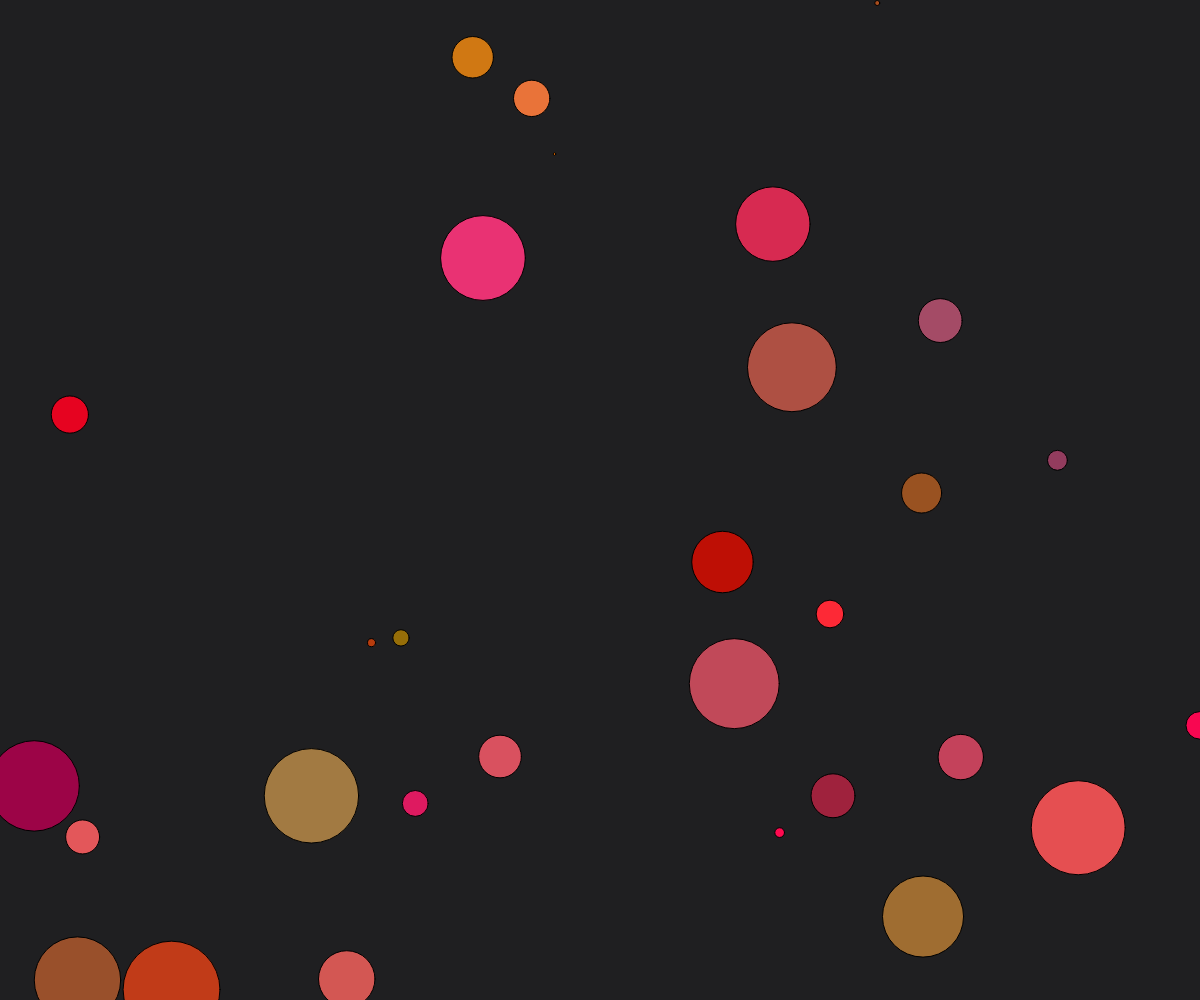
Frame 1 (no input)
Frame 60 (no input): identical to frame 1, image omitted
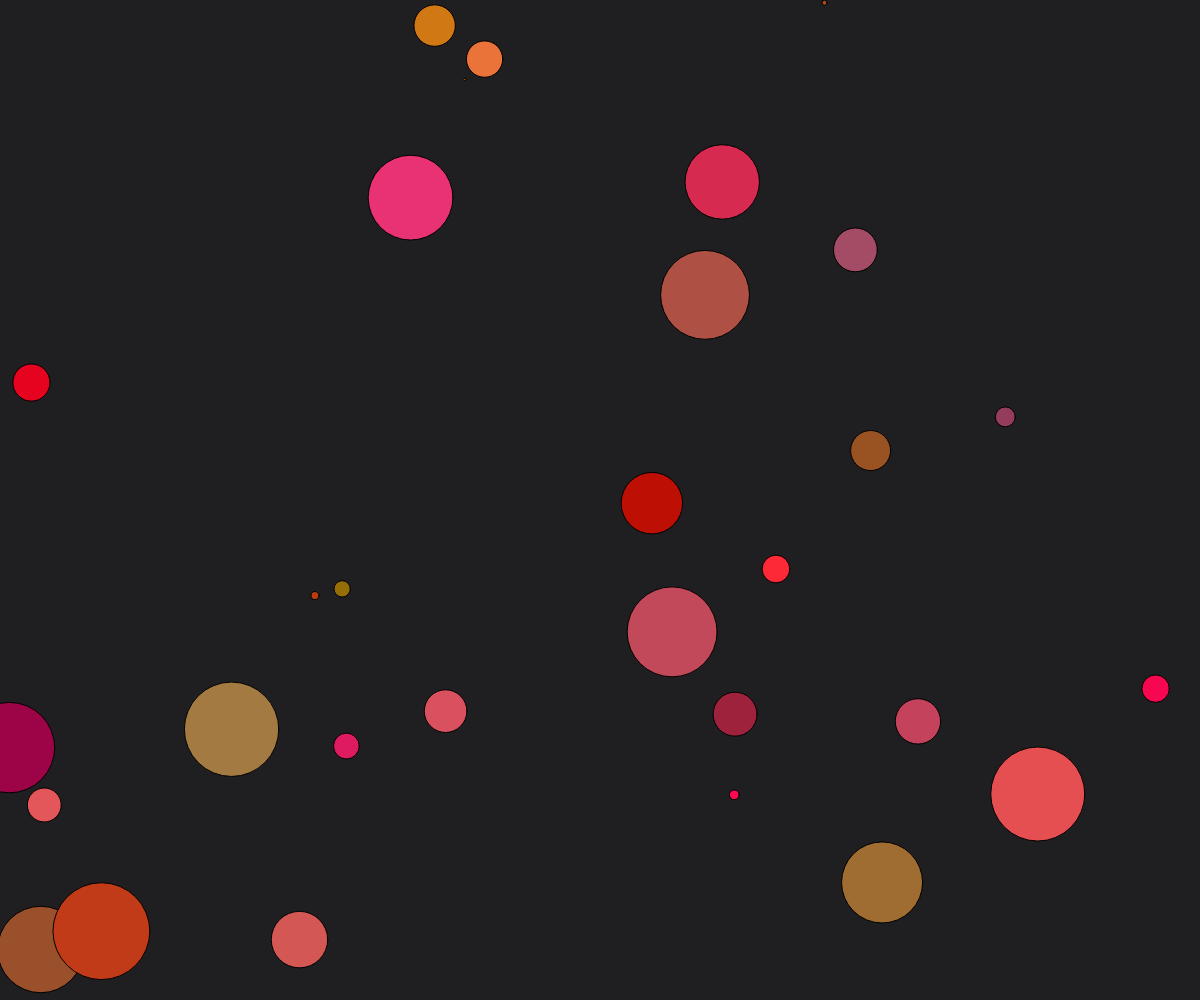
Frame 120 (the mouse pressed at the canvas centre since frame 60)

The p5.js sketch that drew these frames (run headless with seeded random() and noise() and a simulated clock; from frame 60 on, the mouse is pressed at the canvas centre):

// p5.js sketch
// ── sketch.js
// Exercise 2.5
//Create a wind force that’s variable. Can you make it interactive? For example, think of a fan located where the mouse is and 
// pointed toward the circles.  

//CODE SECTION//


// Array for creating multiple objects
let movers = [];


//Mover class with constructor function and with show(), applyForce(), update(), checkEdges() methods
class Mover {
  constructor(x, y, mass, colour, radius) {
    this.position = createVector(x, y);
    this.velocity  = createVector(0, 0);
    this.acceleration = createVector(0, 0);
    this.mass = mass;
    this.colour = colour;
    this.radius = radius;
  }

  //Create the elliptical objects
  show () {
    fill(this.colour);
    stroke(0);
    ellipse(this.position.x, this.position.y, this.radius * 2, this.radius * 2);
  }


  // This is responsible for creating the force required to act on the object, based on the formula "F = ma"
  applyForce (force) {
    let f = p5.Vector.div(force, this.mass);
    this.acceleration.add(f);

  }

  update () {
    this.velocity.add(this.acceleration);
    this.position.add(this.velocity);
    this.acceleration.mult(0);
  }
 
  //Responsible for checking edges so that objects don't wander off the canvas
  checkEdges () {
    if(this.position.x > windowWidth) {
      this.position.x = windowWidth;
      this.velocity.x *= -1;
    }else if(this.position.x < 0) {
      this.position.x = 0;
      this.velocity.x *= -1;
    }

    if(this.position.y > windowHeight) {
      this.position.y = windowHeight;
      this.velocity.y *= -1;
    }else if(this.position.y < 0) {
      this.position.y = 0;
      this.velocity.y *= -1;
    }
  }
}

var setup = function() {
  createCanvas(windowWidth, windowHeight);
  

  for(let i = 0; i < 30; i++) {
    let colour = color(random(139, 255), random(0, 128), random(0, 128));
    movers.push(new Mover(random(width), random(height), random(1, 3), colour, random(1, 50)));
  }

  

}

var draw = function() {
  background(31, 31, 33);
  
 
  for(let mover of movers) {
  let fan = createVector(-mouseX/10000, -mouseY/10000);
  mover.applyForce(fan);

  mover.update();
  mover.checkEdges();
  mover.show();
  }
}



  
 

  





// ── styles.css
body {
    background-color: black;
}

h1 {
    color: aliceblue;
}

p {
    color: aliceblue;
}
